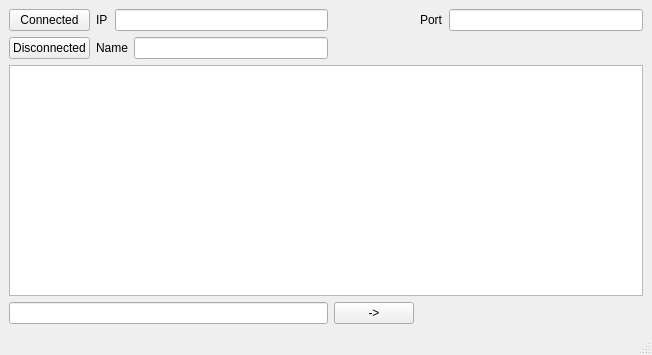
<?xml version="1.0" encoding="UTF-8"?>
<ui version="4.0">
 <class>MainWindow</class>
 <widget class="QMainWindow" name="MainWindow">
  <property name="geometry">
   <rect>
    <x>0</x>
    <y>0</y>
    <width>652</width>
    <height>355</height>
   </rect>
  </property>
  <property name="windowTitle">
   <string>MainWindow</string>
  </property>
  <widget class="QWidget" name="centralwidget">
   <layout class="QGridLayout" name="gridLayout">
    <item row="0" column="0">
     <widget class="QPushButton" name="pushButton">
      <property name="text">
       <string>Connected</string>
      </property>
     </widget>
    </item>
    <item row="0" column="1">
     <widget class="QLabel" name="label">
      <property name="text">
       <string>IP</string>
      </property>
     </widget>
    </item>
    <item row="0" column="2" colspan="2">
     <widget class="QLineEdit" name="lineEdit_2"/>
    </item>
    <item row="0" column="5">
     <widget class="QLabel" name="label_2">
      <property name="text">
       <string>Port</string>
      </property>
     </widget>
    </item>
    <item row="0" column="6">
     <widget class="QLineEdit" name="lineEdit_3"/>
    </item>
    <item row="1" column="0">
     <widget class="QPushButton" name="pushButton_3">
      <property name="text">
       <string>Disconnected</string>
      </property>
     </widget>
    </item>
    <item row="1" column="1" colspan="2">
     <widget class="QLabel" name="label_3">
      <property name="text">
       <string>Name</string>
      </property>
     </widget>
    </item>
    <item row="1" column="3">
     <widget class="QLineEdit" name="lineEdit_4"/>
    </item>
    <item row="2" column="0" colspan="7">
     <widget class="QTextBrowser" name="textBrowser"/>
    </item>
    <item row="3" column="0" colspan="4">
     <widget class="QLineEdit" name="lineEdit"/>
    </item>
    <item row="3" column="4">
     <widget class="QPushButton" name="pushButton_2">
      <property name="text">
       <string>-&gt;</string>
      </property>
     </widget>
    </item>
   </layout>
  </widget>
  <widget class="QMenuBar" name="menubar">
   <property name="geometry">
    <rect>
     <x>0</x>
     <y>0</y>
     <width>652</width>
     <height>21</height>
    </rect>
   </property>
  </widget>
  <widget class="QStatusBar" name="statusbar"/>
 </widget>
 <resources/>
 <connections/>
</ui>
